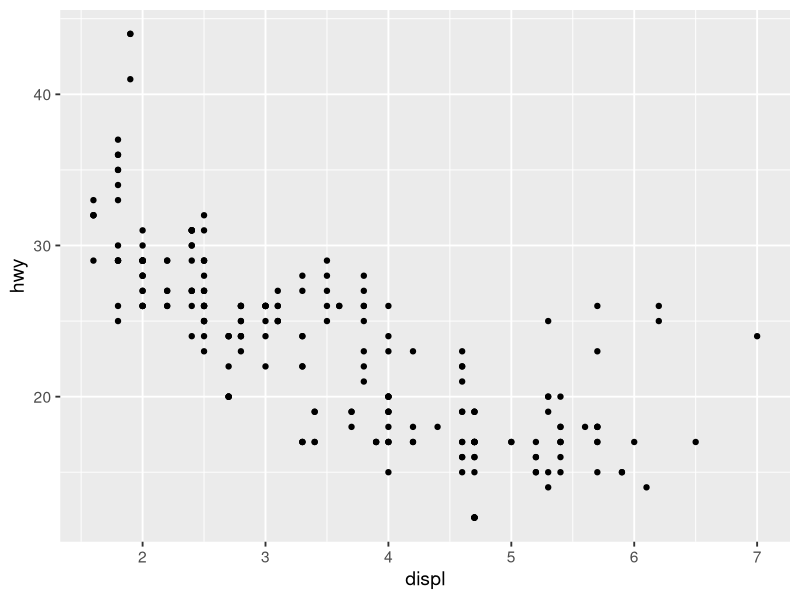
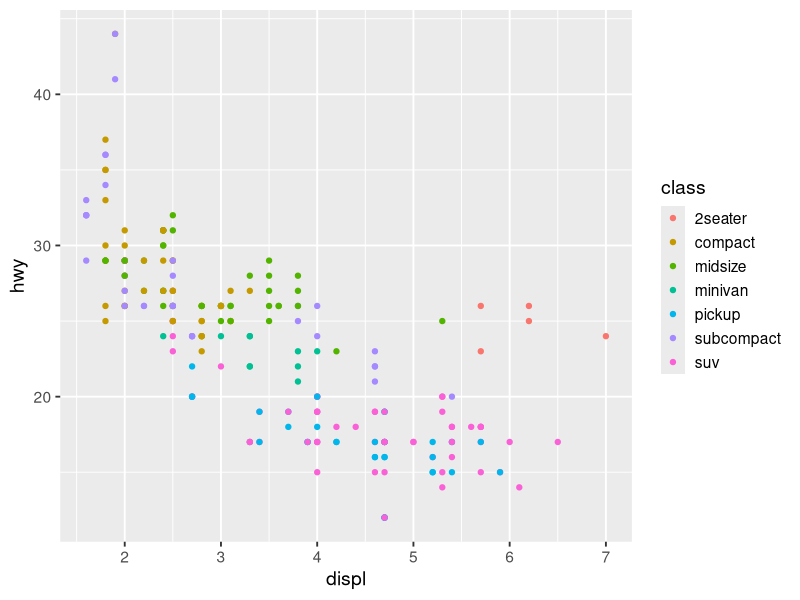
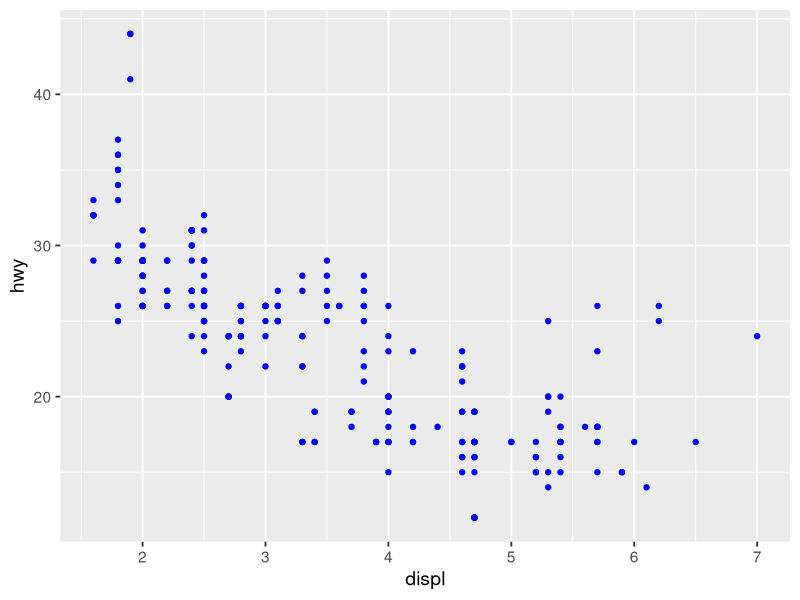
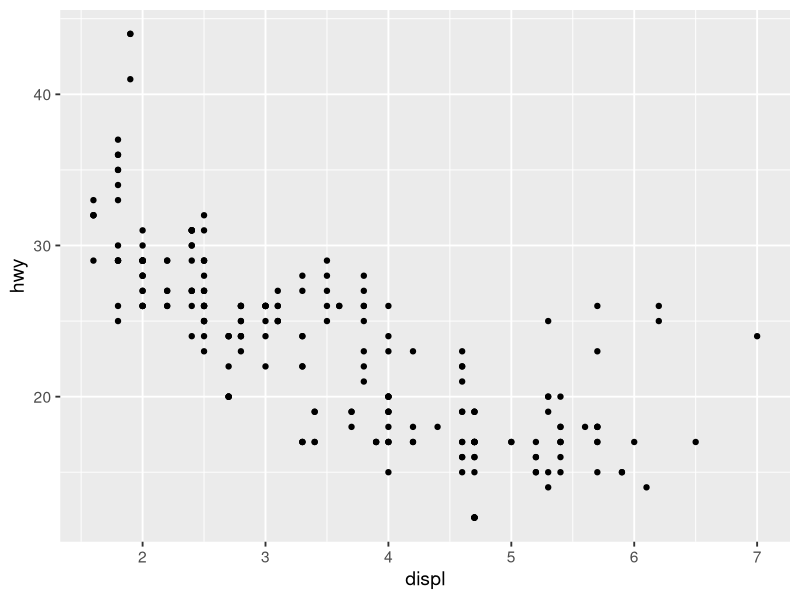
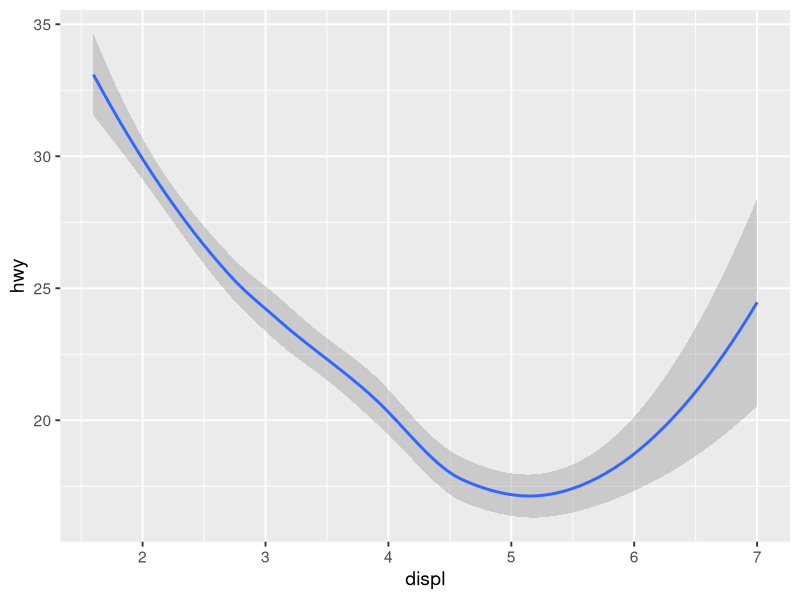
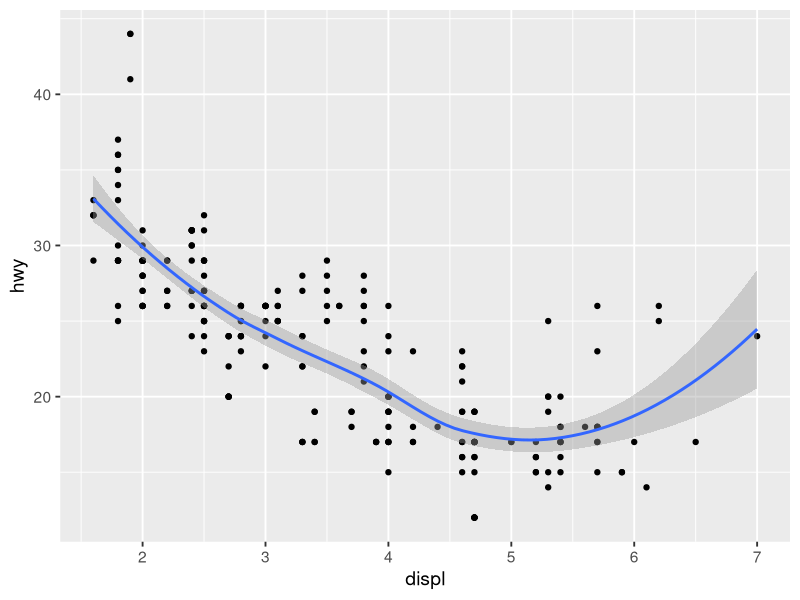
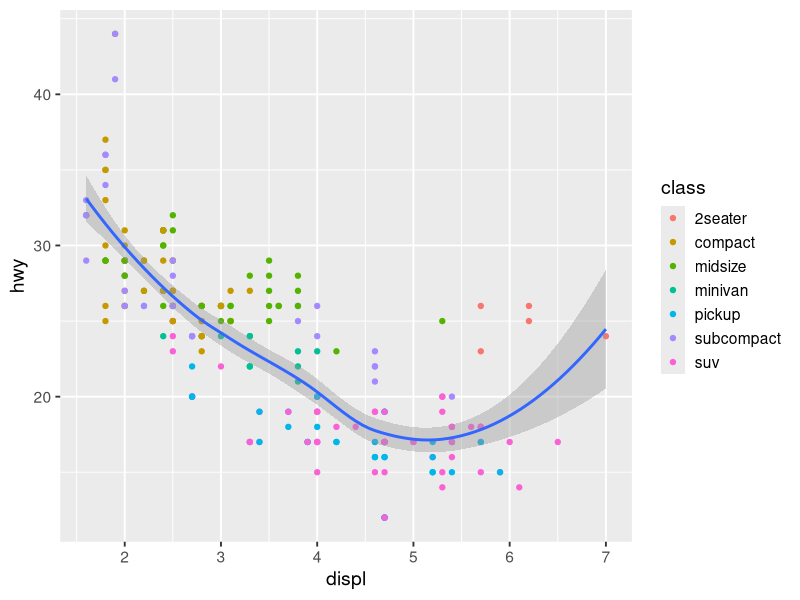
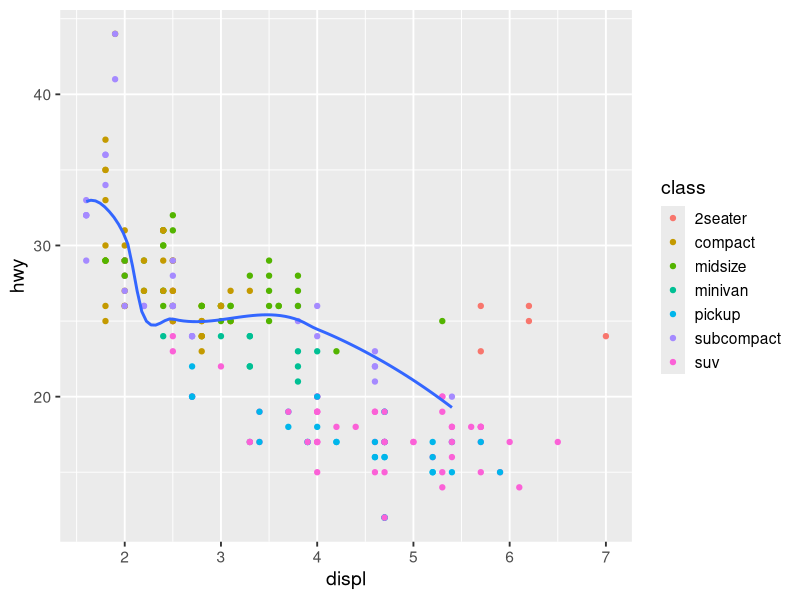

These charts were generated, in order, by the following R code:
## ---- chunk 1
#| include: false

library(tidyverse)

theme_set(theme_gray(base_size = 14))
## ---- chunk 2
#| include: false

p <- ggplot(data = mpg) +
  geom_point(mapping = aes(x = displ, y = hwy))
ggsave("tmp/ggplot2-mgp-displ-hwy.png", width = 6, height = 5, dpi = 150)
## ---- chunk 3
#| include: false

p <- ggplot(data = mpg) +
  geom_point(mapping = aes(x = displ, y = hwy, color = class))
ggsave("tmp/ggplot2-mgp-displ-hwy-color-class.png", width = 6, height = 4, dpi = 150)
## ---- chunk 4
#| include: false

p <- ggplot(data = mpg) +
  geom_point(mapping = aes(x = displ, y = hwy), color = "blue")
ggsave("tmp/ggplot2-mgp-displ-hwy-color-blue.png", width = 6, height = 4, dpi = 150)
## ---- chunk 5
#| include: false

p <- ggplot(data = mpg) +
  geom_point(mapping = aes(x = displ, y = hwy))
ggsave("tmp/ggplot2-mgp-displ-hwy-point.png", width = 5, height = 3, dpi = 150)

p <- ggplot(data = mpg) +
  geom_smooth(mapping = aes(x = displ, y = hwy))
ggsave("tmp/ggplot2-mgp-displ-hwy-smooth.png", width = 5, height = 3, dpi = 150)
## ---- chunk 6
#| include: false

p <- ggplot(data = mpg) +
  geom_point(mapping = aes(x = displ, y = hwy)) +
  geom_smooth(mapping = aes(x = displ, y = hwy))
ggsave("tmp/ggplot2-mgp-displ-hwy-point-smooth.png", width = 6, height = 5, dpi = 150)
## ---- chunk 7
#| include: false

p <- ggplot(data = mpg, mapping = aes(x = displ, y = hwy)) +
  geom_point(mapping = aes(color = class)) +
  geom_smooth()
ggsave("tmp/ggplot2-mgp-displ-hwy-point-color-class-smooth.png", width = 6, height = 4, dpi = 150)
## ---- chunk 8
#| include: false

p <- ggplot(data = mpg, mapping = aes(x = displ, y = hwy)) +
  geom_point(mapping = aes(color = class)) +
  geom_smooth(data = filter(mpg, class == "subcompact"), se = FALSE)
ggsave("tmp/ggplot2-mgp-displ-hwy-point-color-class-smooth-subcompact.png", width = 6, height = 4, dpi = 150)
## ---- chunk 9
#| include: false

p <- ggplot(data = diamonds) +
  geom_bar(mapping = aes(x = cut))
ggsave("tmp/ggplot2-diamonds-bar-cut.png", width = 6, height = 5, dpi = 150)
## ---- chunk 10
#| include: false

p <- ggplot(data = diamonds) +
  geom_bar(mapping = aes(x = cut, color = cut))
ggsave("tmp/ggplot2-diamonds-bar-color-cut.png", width = 6, height = 4, dpi = 150)
## ---- chunk 11
#| include: false

p <- ggplot(data = diamonds) +
  geom_bar(mapping = aes(x = cut, fill = cut))
ggsave("tmp/ggplot2-diamonds-bar-fill-cut.png", width = 6, height = 4, dpi = 150)
## ---- chunk 12
#| include: false

p <- ggplot(data = diamonds) +
  geom_bar(mapping = aes(x = cut, fill = clarity))
ggsave("tmp/ggplot2-diamonds-bar-fill-clarity.png", width = 6, height = 5, dpi = 150)
## ---- chunk 13
#| include: false

p <- ggplot(data = diamonds, mapping = aes(x = cut, fill = clarity)) +
  geom_bar(alpha = 1/5, position = "identity")
ggsave("tmp/ggplot2-diamonds-bar-fill-clarity-position-identity.png", width = 6, height = 5, dpi = 150)
## ---- chunk 14
#| include: false

p <- ggplot(data = diamonds) +
  geom_bar(mapping = aes(x = cut, fill = clarity), position = "fill")
ggsave("tmp/ggplot2-diamonds-bar-fill-clarity-position-fill.png", width = 6, height = 5, dpi = 150)
## ---- chunk 15
#| include: false

p <- ggplot(data = diamonds) +
  geom_bar(mapping = aes(x = cut, fill = clarity), position = "dodge")
ggsave("tmp/ggplot2-diamonds-bar-fill-clarity-position-dodge.png", width = 6, height = 5, dpi = 150)
## ---- chunk 16
#| include: false

p <- ggplot(data = mpg, mapping = aes(x = class, y = hwy)) +
  geom_boxplot()
ggsave("tmp/ggplot2-mgp-displ-hwy-box.png", width = 6, height = 4, dpi = 150)

p <- ggplot(data = mpg, mapping = aes(x = class, y = hwy)) +
  geom_boxplot() +
  coord_flip()
ggsave("tmp/ggplot2-mgp-displ-hwy-box-coord-flip.png", width = 6, height = 4, dpi = 150)
## ---- chunk 17
#| include: false

nz <- map_data("nz")

p <- ggplot(nz, aes(long, lat, group = group)) +
  geom_polygon(fill = "white", colour = "black")
ggsave("tmp/ggplot2-nz-long-lat.png", width = 5, height = 3, dpi = 150)

p <- ggplot(nz, aes(long, lat, group = group)) +
  geom_polygon(fill = "white", colour = "black") +
  coord_quickmap()
ggsave("tmp/ggplot2-nz-long-lat-coord-quickmap.png", width = 5, height = 3, dpi = 150)
## ---- chunk 18
#| include: false

bar <- ggplot(data = diamonds) +
  geom_bar(
    mapping = aes(x = cut, fill = cut),
    show.legend = FALSE,
    width = 1
  ) +
  theme(aspect.ratio = 1) +
  labs(x = NULL, y = NULL)

p <- bar + coord_flip()
ggsave("tmp/ggplot2-diamonds-bar-cut-coord-flip.png", width = 5, height = 3, dpi = 150)

p <- bar + coord_polar()
ggsave("tmp/ggplot2-diamonds-bar-cut-coord-polar.png", width = 5, height = 3, dpi = 150)
## ---- chunk 19
#| include: false

p <- ggplot(data = mpg) +
  geom_point(mapping = aes(x = displ, y = hwy)) +
  facet_wrap(~ class, nrow = 2)
ggsave("tmp/ggplot2-mpg-displ-hwy-point-facet-wrap-class.png", width = 6, height = 5, dpi = 150)
## ---- chunk 20
#| include: false

p <- ggplot(data = mpg) +
  geom_point(mapping = aes(x = displ, y = hwy)) +
  facet_grid(drv ~ cyl)
ggsave("tmp/ggplot2-mpg-displ-hwy-point-facet-grid-drv-cyl.png", width = 6, height = 5, dpi = 150)
